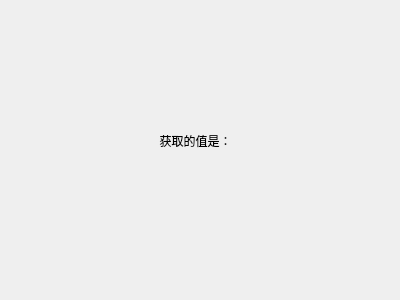
<?xml version="1.0" encoding="UTF-8"?>
<ui version="4.0">
 <class>Widget</class>
 <widget class="QWidget" name="Widget">
  <property name="geometry">
   <rect>
    <x>0</x>
    <y>0</y>
    <width>400</width>
    <height>300</height>
   </rect>
  </property>
  <property name="windowTitle">
   <string>Widget</string>
  </property>
  <widget class="QLabel" name="label">
   <property name="geometry">
    <rect>
     <x>110</x>
     <y>120</y>
     <width>171</width>
     <height>41</height>
    </rect>
   </property>
   <property name="text">
    <string>获取的值是：</string>
   </property>
   <property name="alignment">
    <set>Qt::AlignCenter</set>
   </property>
  </widget>
 </widget>
 <layoutdefault spacing="6" margin="11"/>
 <resources/>
 <connections/>
</ui>
